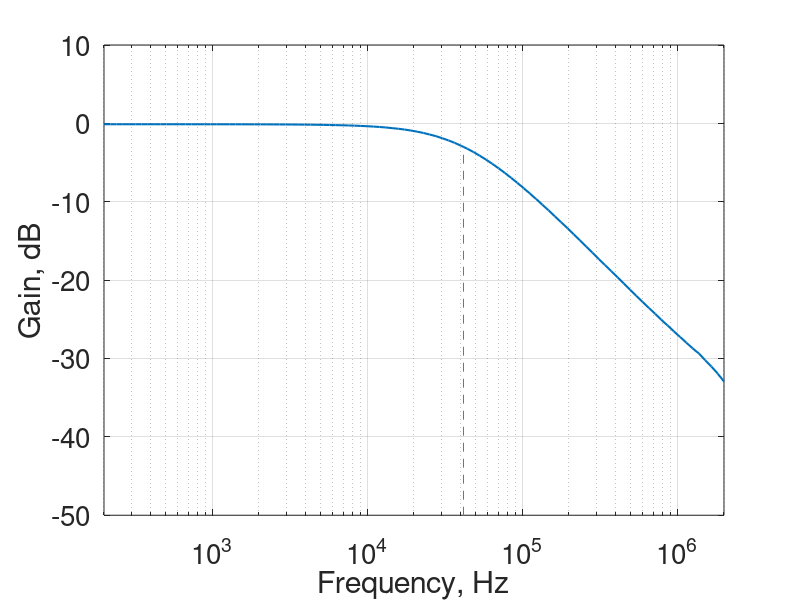

The MATLAB source for this figure:
% ECE 342 - Cameron Sullivan - Lab Task 1 Experimental Graphs

close all;

% Array = csvread('TZA_experimental_f_response.csv');
Array = csvread('TZA_experimental_f_response_FINAL.csv');
frequency = Array(:,1);
dB_gain = Array(:,2);

semilogx(frequency, dB_gain, 'linewidth', 1.5);
% title('TZA Frequency Response - R_{2} = 150k\Omega');
set(gca,'fontsize',20); % set font size
ylabel('Gain, dB');
xlabel('Frequency, Hz');
hold on;
grid on;
xlim([0 2e6]);
ylim([-50, 10]);

f3db = interp1(dB_gain,frequency,-3)
line([f3db f3db], [-100 -3],'linestyle', '--');